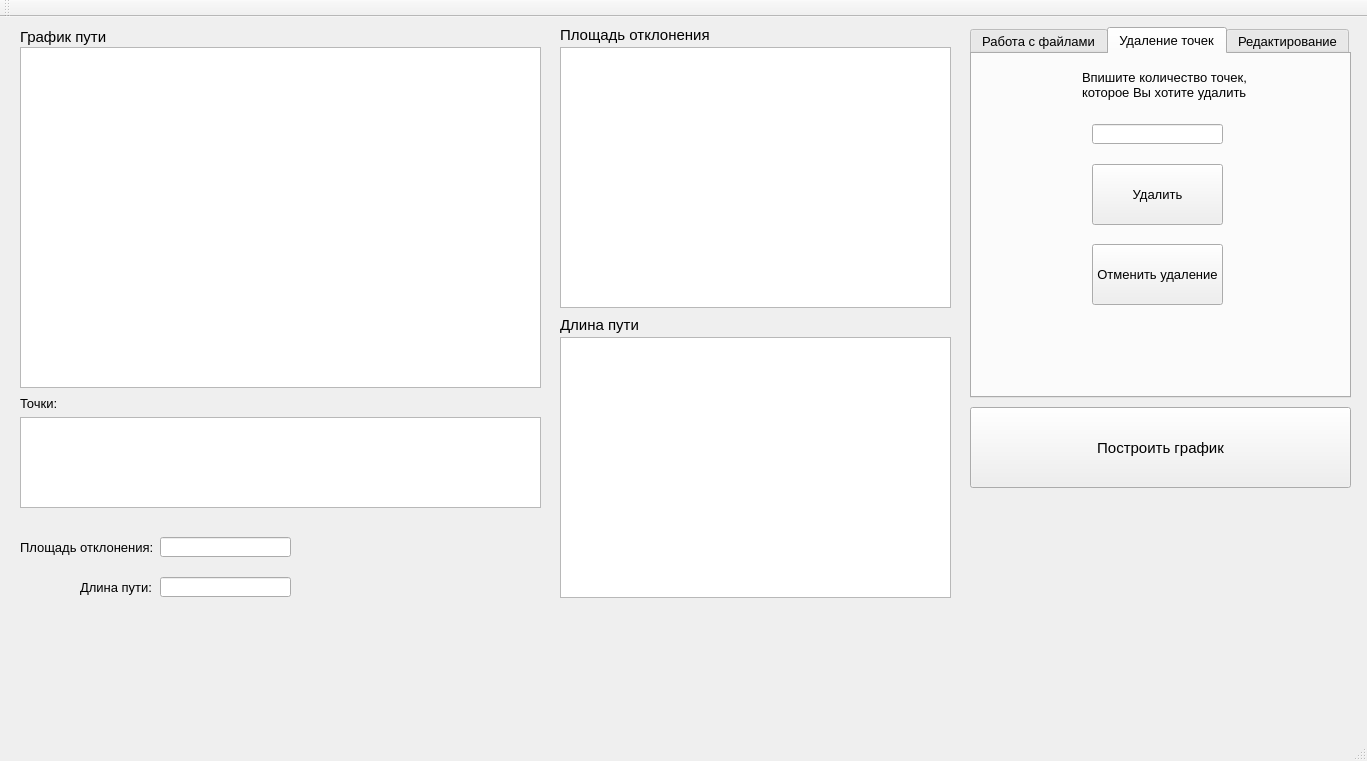
<?xml version="1.0" encoding="UTF-8"?>
<ui version="4.0">
 <class>MainWindow</class>
 <widget class="QMainWindow" name="MainWindow">
  <property name="geometry">
   <rect>
    <x>0</x>
    <y>0</y>
    <width>1367</width>
    <height>761</height>
   </rect>
  </property>
  <property name="windowTitle">
   <string>Редактор</string>
  </property>
  <widget class="QWidget" name="centralWidget">
   <widget class="QGraphicsView" name="graphicsView">
    <property name="geometry">
     <rect>
      <x>20</x>
      <y>30</y>
      <width>521</width>
      <height>341</height>
     </rect>
    </property>
   </widget>
   <widget class="QLabel" name="label_10">
    <property name="geometry">
     <rect>
      <x>560</x>
      <y>10</y>
      <width>281</width>
      <height>16</height>
     </rect>
    </property>
    <property name="font">
     <font>
      <pointsize>11</pointsize>
     </font>
    </property>
    <property name="text">
     <string>Площадь отклонения</string>
    </property>
   </widget>
   <widget class="QGraphicsView" name="graphicsView_3">
    <property name="geometry">
     <rect>
      <x>560</x>
      <y>30</y>
      <width>391</width>
      <height>261</height>
     </rect>
    </property>
   </widget>
   <widget class="QLabel" name="label_8">
    <property name="geometry">
     <rect>
      <x>20</x>
      <y>380</y>
      <width>47</width>
      <height>13</height>
     </rect>
    </property>
    <property name="font">
     <font>
      <pointsize>10</pointsize>
     </font>
    </property>
    <property name="text">
     <string>Точки:</string>
    </property>
   </widget>
   <widget class="QGraphicsView" name="graphicsView_2">
    <property name="geometry">
     <rect>
      <x>20</x>
      <y>400</y>
      <width>521</width>
      <height>91</height>
     </rect>
    </property>
   </widget>
   <widget class="QLabel" name="label_9">
    <property name="geometry">
     <rect>
      <x>20</x>
      <y>520</y>
      <width>141</width>
      <height>20</height>
     </rect>
    </property>
    <property name="font">
     <font>
      <pointsize>10</pointsize>
     </font>
    </property>
    <property name="text">
     <string>Площадь отклонения:</string>
    </property>
   </widget>
   <widget class="QLineEdit" name="lineEdit_6">
    <property name="geometry">
     <rect>
      <x>160</x>
      <y>520</y>
      <width>131</width>
      <height>20</height>
     </rect>
    </property>
   </widget>
   <widget class="QGraphicsView" name="graphicsView_4">
    <property name="geometry">
     <rect>
      <x>560</x>
      <y>320</y>
      <width>391</width>
      <height>261</height>
     </rect>
    </property>
   </widget>
   <widget class="QLabel" name="label_11">
    <property name="geometry">
     <rect>
      <x>560</x>
      <y>300</y>
      <width>281</width>
      <height>16</height>
     </rect>
    </property>
    <property name="font">
     <font>
      <pointsize>11</pointsize>
     </font>
    </property>
    <property name="text">
     <string>Длина пути</string>
    </property>
   </widget>
   <widget class="QLabel" name="label_12">
    <property name="geometry">
     <rect>
      <x>80</x>
      <y>560</y>
      <width>71</width>
      <height>20</height>
     </rect>
    </property>
    <property name="font">
     <font>
      <pointsize>10</pointsize>
     </font>
    </property>
    <property name="text">
     <string>Длина пути:</string>
    </property>
   </widget>
   <widget class="QLineEdit" name="lineEdit_7">
    <property name="geometry">
     <rect>
      <x>160</x>
      <y>560</y>
      <width>131</width>
      <height>20</height>
     </rect>
    </property>
   </widget>
   <widget class="QTabWidget" name="tabWidget">
    <property name="geometry">
     <rect>
      <x>970</x>
      <y>10</y>
      <width>381</width>
      <height>371</height>
     </rect>
    </property>
    <property name="font">
     <font>
      <pointsize>10</pointsize>
     </font>
    </property>
    <property name="currentIndex">
     <number>1</number>
    </property>
    <widget class="QWidget" name="tab">
     <attribute name="title">
      <string>Работа с файлами</string>
     </attribute>
     <widget class="QPushButton" name="pushButton_2">
      <property name="geometry">
       <rect>
        <x>30</x>
        <y>40</y>
        <width>131</width>
        <height>61</height>
       </rect>
      </property>
      <property name="font">
       <font>
        <pointsize>10</pointsize>
       </font>
      </property>
      <property name="text">
       <string>Выбрать исходный
файл</string>
      </property>
     </widget>
     <widget class="QPushButton" name="pushButton_7">
      <property name="geometry">
       <rect>
        <x>210</x>
        <y>40</y>
        <width>131</width>
        <height>61</height>
       </rect>
      </property>
      <property name="font">
       <font>
        <pointsize>10</pointsize>
       </font>
      </property>
      <property name="text">
       <string>Выбрать файл
для записи</string>
      </property>
     </widget>
    </widget>
    <widget class="QWidget" name="tab_2">
     <attribute name="title">
      <string>Удаление точек</string>
     </attribute>
     <widget class="QLabel" name="label">
      <property name="geometry">
       <rect>
        <x>110</x>
        <y>0</y>
        <width>171</width>
        <height>61</height>
       </rect>
      </property>
      <property name="font">
       <font>
        <pointsize>10</pointsize>
       </font>
      </property>
      <property name="text">
       <string>Впишите количество точек, 
которое Вы хотите удалить</string>
      </property>
     </widget>
     <widget class="QLineEdit" name="lineEdit">
      <property name="geometry">
       <rect>
        <x>120</x>
        <y>70</y>
        <width>131</width>
        <height>20</height>
       </rect>
      </property>
     </widget>
     <widget class="QPushButton" name="pushButton_3">
      <property name="geometry">
       <rect>
        <x>120</x>
        <y>110</y>
        <width>131</width>
        <height>61</height>
       </rect>
      </property>
      <property name="font">
       <font>
        <pointsize>10</pointsize>
       </font>
      </property>
      <property name="text">
       <string>Удалить</string>
      </property>
     </widget>
     <widget class="QPushButton" name="pushButton_5">
      <property name="geometry">
       <rect>
        <x>120</x>
        <y>190</y>
        <width>131</width>
        <height>61</height>
       </rect>
      </property>
      <property name="font">
       <font>
        <pointsize>10</pointsize>
       </font>
      </property>
      <property name="text">
       <string>Отменить удаление</string>
      </property>
     </widget>
    </widget>
    <widget class="QWidget" name="tab_3">
     <attribute name="title">
      <string>Редактирование</string>
     </attribute>
     <widget class="QLabel" name="label_13">
      <property name="geometry">
       <rect>
        <x>60</x>
        <y>10</y>
        <width>291</width>
        <height>16</height>
       </rect>
      </property>
      <property name="font">
       <font>
        <pointsize>11</pointsize>
       </font>
      </property>
      <property name="text">
       <string>Редактирование исходного файла</string>
      </property>
     </widget>
     <widget class="QLabel" name="label_2">
      <property name="geometry">
       <rect>
        <x>10</x>
        <y>40</y>
        <width>281</width>
        <height>16</height>
       </rect>
      </property>
      <property name="font">
       <font>
        <pointsize>11</pointsize>
       </font>
      </property>
      <property name="text">
       <string>Добавление точки:</string>
      </property>
     </widget>
     <widget class="QLabel" name="label_3">
      <property name="geometry">
       <rect>
        <x>10</x>
        <y>70</y>
        <width>21</width>
        <height>16</height>
       </rect>
      </property>
      <property name="font">
       <font>
        <pointsize>10</pointsize>
       </font>
      </property>
      <property name="text">
       <string>X:</string>
      </property>
     </widget>
     <widget class="QLineEdit" name="lineEdit_2">
      <property name="geometry">
       <rect>
        <x>30</x>
        <y>70</y>
        <width>91</width>
        <height>20</height>
       </rect>
      </property>
     </widget>
     <widget class="QLabel" name="label_4">
      <property name="geometry">
       <rect>
        <x>10</x>
        <y>110</y>
        <width>21</width>
        <height>16</height>
       </rect>
      </property>
      <property name="font">
       <font>
        <pointsize>10</pointsize>
       </font>
      </property>
      <property name="text">
       <string>Y:</string>
      </property>
     </widget>
     <widget class="QLineEdit" name="lineEdit_3">
      <property name="geometry">
       <rect>
        <x>30</x>
        <y>110</y>
        <width>91</width>
        <height>20</height>
       </rect>
      </property>
     </widget>
     <widget class="QLabel" name="label_5">
      <property name="geometry">
       <rect>
        <x>140</x>
        <y>70</y>
        <width>61</width>
        <height>16</height>
       </rect>
      </property>
      <property name="font">
       <font>
        <pointsize>10</pointsize>
       </font>
      </property>
      <property name="text">
       <string>Позиция:</string>
      </property>
     </widget>
     <widget class="QLineEdit" name="lineEdit_4">
      <property name="geometry">
       <rect>
        <x>200</x>
        <y>70</y>
        <width>91</width>
        <height>20</height>
       </rect>
      </property>
     </widget>
     <widget class="QPushButton" name="pushButton_4">
      <property name="geometry">
       <rect>
        <x>110</x>
        <y>140</y>
        <width>131</width>
        <height>61</height>
       </rect>
      </property>
      <property name="font">
       <font>
        <pointsize>10</pointsize>
       </font>
      </property>
      <property name="text">
       <string>Добавить</string>
      </property>
     </widget>
     <widget class="QLabel" name="label_6">
      <property name="geometry">
       <rect>
        <x>10</x>
        <y>210</y>
        <width>281</width>
        <height>16</height>
       </rect>
      </property>
      <property name="font">
       <font>
        <pointsize>11</pointsize>
       </font>
      </property>
      <property name="text">
       <string>Удаление точки:</string>
      </property>
     </widget>
     <widget class="QLabel" name="label_7">
      <property name="geometry">
       <rect>
        <x>10</x>
        <y>240</y>
        <width>61</width>
        <height>16</height>
       </rect>
      </property>
      <property name="font">
       <font>
        <pointsize>10</pointsize>
       </font>
      </property>
      <property name="text">
       <string>Позиция:</string>
      </property>
     </widget>
     <widget class="QLineEdit" name="lineEdit_5">
      <property name="geometry">
       <rect>
        <x>70</x>
        <y>240</y>
        <width>91</width>
        <height>20</height>
       </rect>
      </property>
     </widget>
     <widget class="QPushButton" name="pushButton_6">
      <property name="geometry">
       <rect>
        <x>120</x>
        <y>270</y>
        <width>131</width>
        <height>61</height>
       </rect>
      </property>
      <property name="font">
       <font>
        <pointsize>10</pointsize>
       </font>
      </property>
      <property name="text">
       <string>Удалить</string>
      </property>
     </widget>
    </widget>
   </widget>
   <widget class="QPushButton" name="pushButton">
    <property name="geometry">
     <rect>
      <x>970</x>
      <y>390</y>
      <width>381</width>
      <height>81</height>
     </rect>
    </property>
    <property name="font">
     <font>
      <pointsize>11</pointsize>
     </font>
    </property>
    <property name="text">
     <string>Построить график</string>
    </property>
   </widget>
   <widget class="QLabel" name="label_14">
    <property name="geometry">
     <rect>
      <x>20</x>
      <y>10</y>
      <width>151</width>
      <height>20</height>
     </rect>
    </property>
    <property name="font">
     <font>
      <pointsize>11</pointsize>
     </font>
    </property>
    <property name="text">
     <string>График пути</string>
    </property>
   </widget>
  </widget>
  <widget class="QMenuBar" name="menuBar">
   <property name="geometry">
    <rect>
     <x>0</x>
     <y>0</y>
     <width>1367</width>
     <height>21</height>
    </rect>
   </property>
  </widget>
  <widget class="QToolBar" name="mainToolBar">
   <attribute name="toolBarArea">
    <enum>TopToolBarArea</enum>
   </attribute>
   <attribute name="toolBarBreak">
    <bool>false</bool>
   </attribute>
  </widget>
  <widget class="QStatusBar" name="statusBar"/>
 </widget>
 <layoutdefault spacing="6" margin="11"/>
 <resources/>
 <connections/>
</ui>
